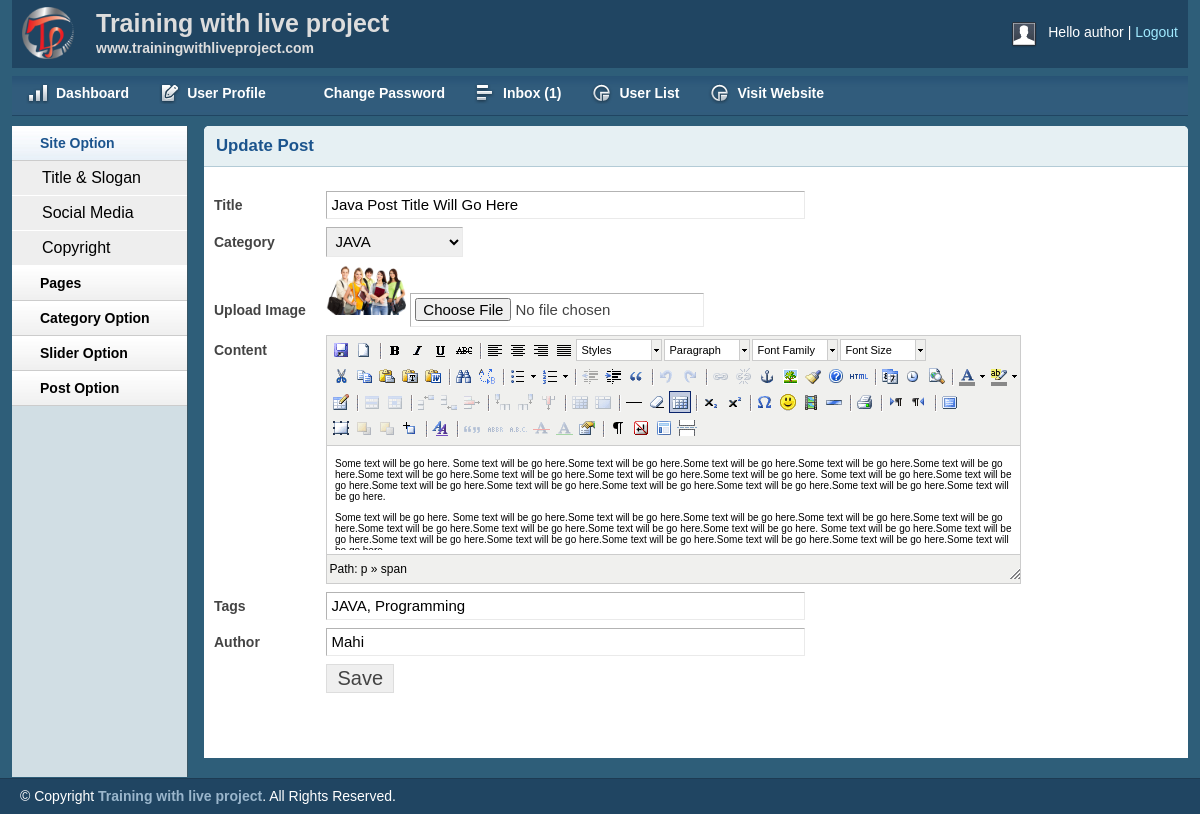
/admin/editpost.php?editpostid=8 (signed in), run on the app's committed database.
### tables this page shows
CREATE TABLE `tbl_post` (
  `id` int(11) NOT NULL,
  `cat` int(11) NOT NULL,
  `title` varchar(255) NOT NULL,
  `body` text NOT NULL,
  `image` varchar(255) NOT NULL,
  `author` varchar(50) NOT NULL,
  `tags` varchar(255) NOT NULL,
  `date` timestamp NOT NULL DEFAULT current_timestamp() ON UPDATE current_timestamp(),
  `userid` int(11) NOT NULL
);

CREATE TABLE `tbl_category` (
  `id` int(11) NOT NULL,
  `name` varchar(60) NOT NULL
);

### lib/Database.php (called while the page is built, shortened)
<?php
Class Database{
	public $host   = DB_HOST;
	public $user   = DB_USER;
	public $pass   = DB_PASS;
	public $dbname = DB_NAME;
	public $link;
	private function connectDB(){
	$this->link = new mysqli($this->host, $this->user, $this->pass, $this->dbname);
 }
	public function select($query){
		$result = $this->link->query($query) or die($this->link->error.__LINE__);
		if($result->num_rows > 0){
			return $result;
		} else {
			return false;
		}
	}
}

### admin/editpost.php (the view, shortened to what this page needs)
<?php include'inc/header.php' ?>
<?php include'inc/sidebar.php' ?>
<?php
    if (!isset($_GET['editpostid'])||$_GET['editpostid'] == NULL) {
        echo "<script>window.location = 'postlist.php';</script>";
    }else{
        $postid = $_GET['editpostid'];
    }
?>
<div class="grid_10">
    <div class="box round first grid">
        <h2>Update Post</h2>
        <div class="block">
        <?php
            $query = "select * from tbl_post where id='$postid' order by id desc";
            $getpost=$db->select($query);
                while ($postresult = $getpost->fetch_assoc()) { ?>
         <form action="" method="post" enctype="multipart/form-data">
            <table class="form">
                <tr>
                    <td>
                        <label>Title</label>
                    </td>
                    <td>
                        <input type="text" name="title" value="<?php echo $postresult['title'] ?>" class="medium" />
                    </td>
                </tr>
                <tr>
                    <td>
                        <label>Category</label>
                    </td>
                    <td>
                        <select id="select" name="cat">
                            <?php
                            $query = "select * from tbl_category";
                            $category = $db->select($query);
                            if ($category) {
                                while ($result = $category->fetch_assoc()) { ?>
                            <option
                            <?php
                            if ($postresult['cat'] == $result['id']) { ?>
                                selected = "selected";
                            <?php } ?>
                            value="<?php echo $result['id']?>"><?php echo $result['name']?></option>
                        <?php  } ?>
                        </select>
                    </td>
                </tr>
                <tr>
                    <td>
                        <label>Upload Image</label>
                    </td>
                    <td>
                        <img src="<?php echo $postresult['image'] ?>" height="50px" width="80px" >
                        <input type="file" name="image" />
                    </td>
                </tr>
                <tr>
                    <td style="vertical-align: top; padding-top: 9px;">
                        <label>Content</label>
                    </td>
                    <td>
                    </td>
                </tr>
                <tr>
                    <td>
                        <label>Tags</label>
                    </td>
                    <td>
                        <input type="text" name="tags" value="<?php echo $postresult['tags'] ?>" class="medium" />
                    </td>
                </tr>
                <tr>
                    <td>
                        <label>Author</label>
                    </td>
                    <td>
                        <input type="text" name="author" value="<?php echo $postresult['author'] ?>" class="medium" />
                    </td>
                </tr>
				<tr>
                    <td></td>
                    <td>
                        <input type="submit" name="submit" Value="Save" />
                    </td>
                </tr>
            </table>
            </form>
        <?php } } ?>
        </div>
    </div>
</div>
<?php include'inc/footer.php'?>

### admin/css/layout.css (style rules this page uses)
body { background: #fff none repeat scroll 0 0; color: #444; font-size: 14px; padding: 0; }
h1, h2, h3, h4, h5, h6 { line-height:1.2em; margin-bottom:.3em; }
h2 { margin-top:1em; }
.box { background:#fff; margin-bottom:20px; padding:10px 10px 10px 10px; margin-left:-8px; }
.box.grid { padding-bottom:40px; }
.box.round { -moz-border-radius: 5px 5px 0px 0px; -webkit-border-radius: 5px 5px 0px 0px; border-radius: 5px 5px 0px 0px; }
.box h2 { font-size:1.2em; font-weight:bold; color:#1B548D; background:#E6F0F3; margin:-10px -10px 0 -10px; padding:10px 12px; border-bottom:1px solid #B3CBD6; -moz-border-radius: 5px 5px 0px 0px; -webkit-border-radius: 5px 5px 0px 0px; border-radius: 5px 5px 0px 0px; }
.box.first { min-height: 406px; }
.block { padding-top:20px; }
table.form { width:100%; }
table.form td { padding:4px 0px; }
table.form label { font-weight:bold; }
table.form input, table.form select { font-size: 15px; padding: 4px 4px 5px 4px; border-top: 1px solid #b3b3b3; border-left: 1px solid #b3b3b3; border-right: 1px solid #eaeaea; border-bottom: 1px solid #eaeaea; }
table.form input[type="submit"] { border: 1px solid #ddd; color: #444; cursor: pointer; font-size: 20px; padding: 2px 10px; }
input.medium { width: 55%; }
.block { padding-bottom:1px; }

### admin/js/tiny-mce/themes/advanced/skins/default/content.css (style rules this page uses)
body, td, pre { color:#000; font-family:Verdana, Arial, Helvetica, sans-serif; font-size:10px; margin:8px; }
body { background:#FFF; }
h2 { font-size: 1.5em }
img { border:0; }
table, img, hr, .mceItemAnchor { cursor:default }
table td, table th { cursor:text }

### data on the page
tbl_post: title "Java Post Title Will Go Here", cat "JAVA", image (picture), tags "JAVA, Programming", author "Mahi"

### other printed values
Session::get('username') "author"
$count "1"
